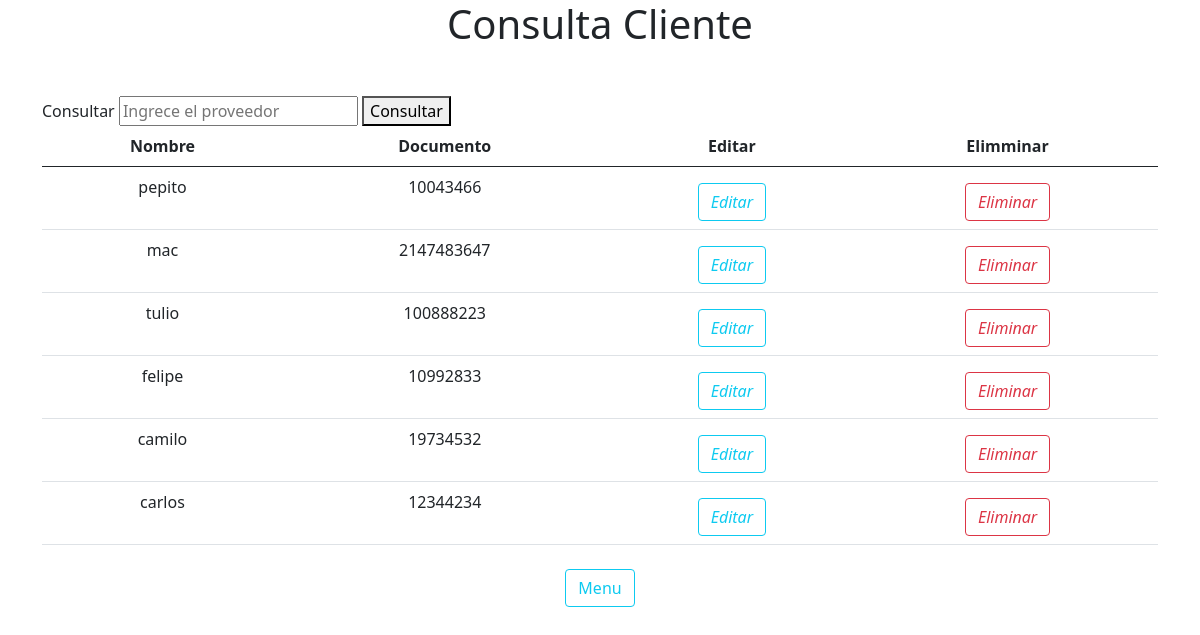
/BS/Facturacion/consultarClientes.php, run on the app's committed database.
### tables this page shows
CREATE TABLE IF NOT EXISTS `cliente` (
  `id` int(11) NOT NULL AUTO_INCREMENT,
  `nombre` varchar(255) NOT NULL,
  `documento` int(50) NOT NULL,
  PRIMARY KEY (`id`)
);

### BS/Facturacion/consultarClientes.php (the view, shortened to what this page needs)
<!DOCTYPE html>
<html lang="en">
<head>
    <link href="https://cdn.jsdelivr.net/npm/bootstrap@5.0.2/dist/css/bootstrap.min.css" rel="stylesheet">
</head>
<body>
    <?php
    include_once("conexion.php");
    $consulta = $conexion->query("Select * from cliente");
    if (empty($_POST)) {
        ?>
        <div class="container">
            <h1 class="text-center mb-5">Consulta Cliente</h1>
            <form action="" method="POST">
                <div>
                    <label for="">Consultar</label>
                    <input type="text" placeholder="Ingrece el proveedor" name="buscar">
                    <button type="submit">Consultar</button>
                </div>
            </form>
            <table class="table table-hover text-center">
                <thead>
                    <tr>
                        <th scope="col">Nombre</th>
                        <th scope="col">Documento</th>
                        <th scope="col">Editar</th>
                        <th scope="col">Elimminar</th>
                    </tr>
                </thead>
                <tbody>
                    <?php
                    while ($row=$consulta->fetch_array()) {
                    ?>
                        <tr>
                            <td><?php echo $row ['nombre'];?></td>
                            <td><?php echo $row ['documento'];?></td>
                            <td>
                                <a class="btn btn-outline-info mt-2" href="modificarCliente.php?
                                    nombre=<?php echo $row['nombre'] ?> &&
                                    documento=<?php echo $row['documento'] ?>">
                                    <i class="icon-edit">Editar</i>
                                </a>
                            </td>
                            <td>
                                <a class="btn btn-outline-danger mt-2" href="eliminarCliente.php?
                                    eliminarNombre=<?php echo $row['nombre'] ?>">
                                    <i class="icon-edit">Eliminar</i>
                                </a>
                            </td>
                        </tr>
                    <?php
                    }
                    ?>
                </tbody>
            </table>
            <div class="text-center">
                <a class="btn btn-outline-info mt-2" href="http://localhost/ADSO-2593917/BS/Facturacion/menu.php" role="button">Menu</a>
            </div>
        </div>
        <?php
    }else if (isset($_POST['buscar'])) {
        if (isset($_POST['buscar'])) {
            $buscar = $_POST['buscar'];
            $consulta = $conexion->query("SELECT * FROM cliente WHERE nombre LIKE '%$buscar%' or documento='$buscar' ORDER BY id ASC");
        }else {
            $consulta = $conexion->query("SELECT * FROM cliente ORDER BY nombre");
        }
        ?>
        <div class="container">
            <h1 class="text-center">Consulta Individula</h1>
            <table class="table table-hover text-center">
                <thead>
                    <tr>
                        <th scope="col">Nombre</th>
                        <th scope="col">Documento</th>
                        <th scope="col">Editar</th>
                        <th scope="col">Elimminar</th>
                    </tr>
                </thead>
                <tbody>
                    <?php
                    while ($row=$consulta->fetch_array()) {
                    ?>
                        <tr>
                            <td><?php echo $row ['nombre'];?></td>
                            <td><?php echo $row ['documento'];?></td>
                            <td>
                                <a class="btn btn-outline-info mt-2" href="modificarCliente.php?
                                    nombre=<?php echo $row['nombre'] ?> &&
                                    documento=<?php echo $row['documento'] ?>">
                                    <i class="icon-edit">Editar</i>
                                </a>
                            </td>
                            <td>
                                <a class="btn btn-outline-danger mt-2" href="eliminarCliente.php?
                                    eliminarNombre=<?php echo $row['nombre'] ?>">
                                    <i class="icon-edit">Eliminar</i>
                                </a>
                            </td>
                        </tr>
                    <?php
                    }
                    ?>
                </tbody>
            </table>
            <div class="text-center">
                <a class="btn btn-outline-info mt-2" href="" role="button">Salir</a>
            </div>
        </div>
    <?php
    }
    ?>
</body>
</html>

### data on the page
cliente: nombre "pepito", documento "10043466"
cliente: nombre "mac", documento "2147483647"
cliente: nombre "tulio", documento "100888223"
cliente: nombre "felipe", documento "10992833"
cliente: nombre "camilo", documento "19734532"
cliente: nombre "carlos", documento "12344234"
